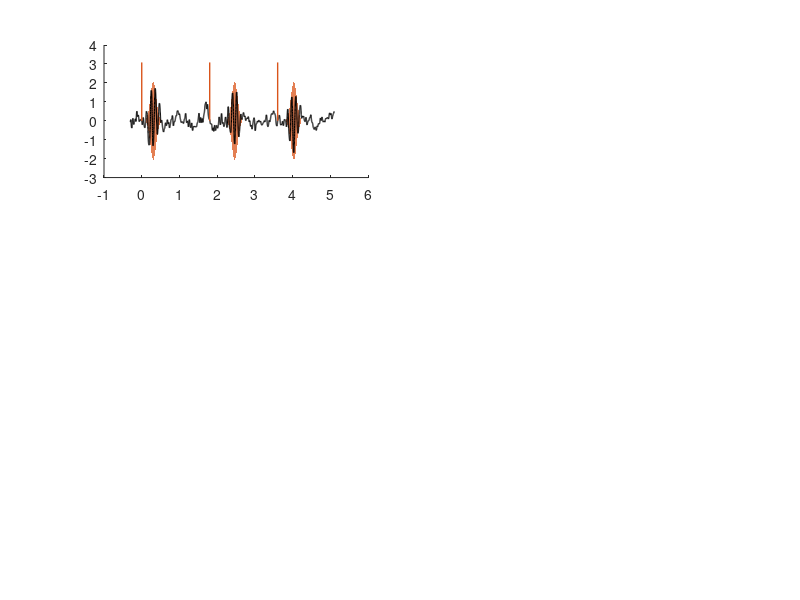

This figure's MATLAB source: (Note: this script raises an error after producing the figure.)
%% Generate_BRP_fig1.m
% Simulation code for the schematic figure (Fig. 1) in:
% Schuma, Landau, Diester, Anderson, & Karvat: Burst-related potentials as 
% a temporal anchor for cognition, Comm. Biol. 2026
%
% Simulates T trials of aperiodic (1/f) background activity, each containing
% one oscillatory burst whose onset is jittered relative to a "stimulus" at
% t = 0. The same data are then averaged in two ways:
%   left column:  stimulus-locked (ERP)
%   right column: burst-locked (BRP), each trial aligned to its deepest trough
% Top panels show the first ttp (trials to plot) trials concatenated as 
% continuous data, with bursts shaded and alignment events marked. Bottom 
% panels show these trials individually (grey) and the mean +/- SEM across 
% all T trials.
%
% The MATLAB output was subsequently edited in Adobe Illustrator for the
% published figure.
%
% Requirements:
%   - MATLAB R2018b or later 
%   - Signal Processing Toolbox
%
% rng(42) reproduces the published figure. Changing parameters that alter
% the number of random draws (e.g. T, or the trial window) changes all
% subsequent random values and therefore the figure.
%
% Author:  Golan Karvat, 2026

clearvars;
rng(42);

%% Parameters
T            = 10;          % total number of trials
ttp          = 3;           % number of trials shown individually
fs           = 1000;        % sampling frequency (Hz)
tlim         = [-0.3 1.5];  % trial window relative to stimulus (s)
blim         = [-0.4 0.8];  % window around each burst trough for the BRP (s)
aperExp      = -1.5;        % aperiodic exponent of the power spectrum (-1 pink, -2 brown;
                            % electrophysiological data typically -0.5 to -2)
bf           = 9;           % burst frequency (Hz)
bA           = 1.5;         % burst amplitude (relative to the normalised background)
bCyc         = 3.5;         % burst duration (cycles)
bCycVar      = 0;           % random variability in burst duration (cycles); 0 = fixed
jitter_max   = 0.25;        % maximal stimulus-to-burst delay for random trials (s),
trialSpacing = 2;           % vertical spacing between plotted trials (units of max amplitude)
bpfreq       = [0.95 30];   % band-pass applied to the background (Hz)
mod_freq     = 5;           % low-pass cut-off for amplitude modulation within bursts (Hz)

% Colours
col_burst = [0.20 0.45 0.75];   % blue, burst-locked
col_stim  = [0.85 0.33 0.10];   % orange-red, stimulus-locked
col_grey  = [0.50 0.50 0.50];   % individual trials

%% Time axes
t  = tlim(1):1/fs:tlim(2);      % trial time vector (s)
nt = numel(t);                  % samples per trial
N  = nt * T;                    % total number of samples
t0 = round(-tlim(1)*fs) + 1;    % sample index of the stimulus (t = 0)

%% Aperiodic background
% Approximate 1/f noise: power-law amplitude spectrum with random phases,
% inverse FFT, real part taken. Adequate for illustration; this is not an
% exact Hermitian-symmetric construction.
assert(mod(N,2) == 0, 'numel(t)*T must be even.');
f      = 1:N/2;
S      = f.^(aperExp/2);                        % amplitude spectrum (power ~ f^aperExp)
phases = exp(1i*2*pi*rand(1,N/2));
spec   = [S.*phases, fliplr(conj(S.*phases))];
noise  = real(ifft(spec));
[bBP, aBP] = butter(4, bpfreq/(fs/2));          % band-pass Butterworth
noise  = filtfilt(bBP, aBP, noise);
noise  = noise / max(abs(noise));
data   = reshape(noise, nt, T)';                % trials x samples

%% Bursts
% Burst duration in samples. The rand call is kept even when bCycVar = 0 so
% that the random sequence, and hence the figure, is unchanged.
bdur = round((bCyc + bCycVar*rand(1,T)) / bf * fs);

% Burst onset delay relative to the stimulus (samples). Trials 4..T are
% random; the first three (the ones plotted individually) are set by hand
% for visual clarity.
J    = rand(1,T) * jitter_max * fs;
J(1) = fs/bf;            % one cycle after the stimulus
J(2) = J(1)*4.2;
J(3) = J(1)*2.1;
J    = round(J);
assert(all(t0 + J + bdur <= nt), 'A burst extends beyond the trial window.');

[bLP, aLP] = butter(6, mod_freq/(fs/2));        % low-pass Butterworth for the modulation

ERP = data;
MSK = zeros(size(data));                        % burst envelopes, for shading
for tr = 1:T
    g     = gausswin(bdur(tr))';  g = g/max(g); % Gaussian burst envelope, peak = 1
    moder = filtfilt(bLP, aLP, rand(size(g)));  % slow amplitude modulation
    env   = g + moder;  env = env/max(env);
    inds  = t0 + J(tr) + (1:bdur(tr));
    burst = bA * sin(2*pi*bf*(1:bdur(tr))/fs);
    ERP(tr,inds) = ERP(tr,inds) + burst .* env;
    MSK(tr,inds) = g;
end
normer = max(ERP(:));                           % scaling used for plotting

%% Shared plotting variables
r    = 6;  c = 2;                               % subplot grid
smr  = 1/3;                                     % fraction of rows for the continuous panel
nTop = floor(r*smr);                            % rows for the continuous panel

cnt  = reshape(ERP(1:ttp,:)', 1, []);              % first ttp trials, concatenated
cntG = reshape(MSK(1:ttp,:)', 1, []) * normer*1.2; % burst envelopes, scaled for shading
tt   = (0:numel(cnt)-1)/fs + t(1);                 % time of the concatenated trace
yoff = normer * (2 + trialSpacing*(0:ttp-1))';     % vertical offsets of single trials
mrkY = repmat([0; 1.5]*normer*1.2, 1, ttp);        % y-extent of event markers

figure(5354); clf;
set(gcf, 'Units','pixels', 'Position',[100 100 1140 390]);

%% Stimulus-locked (left column)
C   = col_stim;
sps = 1:2:r*c;
stm = t0 + nt*(0:ttp-1);                        % stimulus samples in the concatenated trace

subplot(r, c, sps(1:nTop)); hold on
patch([tt fliplr(tt)], [cntG fliplr(-cntG)], C, 'EdgeColor','none', 'FaceAlpha',.75);
plot(tt, cnt, 'k', 'LineWidth',1);
plot(tt([stm; stm]), mrkY, 'Color',C, 'LineWidth',1);
style_raw_axes();

subplot(r, c, sps(nTop+1:end)); hold on
erp = flipud(ERP(1:ttp,:));                     % first trial plotted on top
plot(t, (erp + yoff)', 'Color',col_grey, 'LineWidth',1);
plot_mean_sem(t, ERP, C);
xline(0, 'Color',C, 'LineWidth',1);
xlabel('Time from stimulus');
style_mean_axes(C);

%% Burst-locked (right column)
% Each trial is aligned to its deepest trough (global minimum of the trial)
C    = col_burst;
sps  = 2:2:r*c;
bind = round(blim(1)*fs) : round(blim(2)*fs);   % samples around the trough
bt   = bind / fs;                               % time from burst (s)

BRP  = nan(T, numel(bind));
stmB = zeros(1, T);
for tr = 1:T
    [~, t0b] = min(ERP(tr,:));
    assert(t0b + bind(1) >= 1 && t0b + bind(end) <= nt, ...
        'Trial %d: BRP window exceeds the trial; adjust blim, tlim or jitter.', tr);
    BRP(tr,:) = ERP(tr, t0b + bind);
    stmB(tr)  = t0b + nt*(tr-1);                % trough sample in the concatenated trace
end
stmB = stmB(1:ttp);

% Same continuous data as the left column, now marked at the burst troughs
subplot(r, c, sps(1:nTop)); hold on
patch([tt fliplr(tt)], [cntG fliplr(-cntG)], C, 'EdgeColor','none', 'FaceAlpha',.75);
plot(tt, cnt, 'k', 'LineWidth',1);
plot(tt([stmB; stmB]), mrkY, 'Color',C, 'LineWidth',1);
style_raw_axes();

subplot(r, c, sps(nTop+1:end)); hold on
brp = flipud(BRP(1:ttp,:));                     % first trial plotted on top
plot(bt, (brp + yoff)', 'Color',col_grey, 'LineWidth',1);
plot_mean_sem(bt, BRP, C);
xline(0, 'Color',C, 'LineWidth',1);
xlabel('Time from burst');
style_mean_axes(C);

%% Local functions
function plot_mean_sem(x, X, C)
% Mean across rows of X with a shaded +/- SEM band
m = mean(X);
e = std(X) / sqrt(size(X,1));
patch([x fliplr(x)], [m+e fliplr(m-e)], C, 'EdgeColor','none', 'FaceAlpha',.3);
plot(x, m, 'Color',C, 'LineWidth',1);
end

function style_raw_axes()
set(gca, 'XColor','none', 'YColor','none');
axis tight
end

function style_mean_axes(C)
set(gca, 'XTick',0, 'YColor','none', 'XColor',C);
axis tight
end
